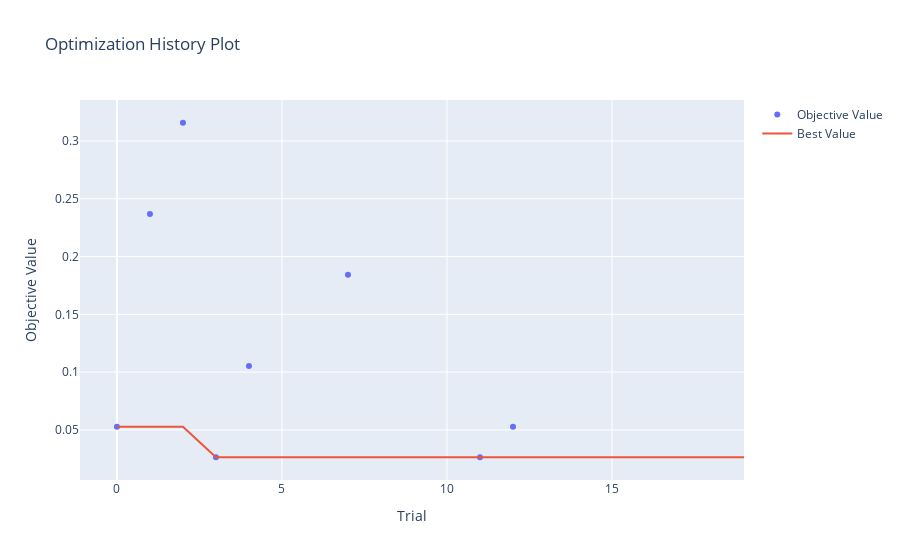

The notebook cell saved with this chart:
### Code cell
plot_optimization_history(study)

### Figure 1 — Plotly figure (JSON) as saved in the notebook; plotly's stock layout.template omitted (floating-point values rounded to 4 significant figures)
{"data": [{"mode": "markers", "name": "Objective Value", "type": "scatter", "x": [0, 1, 2, 3, 4, 7, 11, 12], "y": [0.05263, 0.2368, 0.3158, 0.02632, 0.1053, 0.1842, 0.02632, 0.05263]}, {"mode": "lines", "name": "Best Value", "type": "scatter", "x": [0, 1, 2, 3, 4, 5, 6, 7, 8, 9, 10, 11, 12, 13, 14, 15, 16, 17, 18, 19], "y": [0.05263, 0.05263, 0.05263, 0.02632, 0.02632, 0.02632, 0.02632, 0.02632, 0.02632, 0.02632, 0.02632, 0.02632, 0.02632, 0.02632, 0.02632, 0.02632, 0.02632, 0.02632, 0.02632, 0.02632]}, {"marker": {"color": "#cccccc"}, "mode": "markers", "name": "Infeasible Trial", "showlegend": false, "type": "scatter", "x": [], "y": []}], "layout": {"title": {"text": "Optimization History Plot"}, "xaxis": {"title": {"text": "Trial"}}, "yaxis": {"title": {"text": "Objective Value"}}}}
